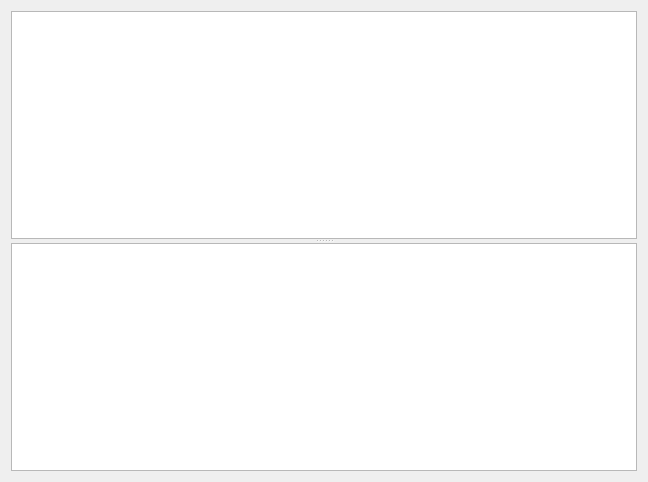
<?xml version="1.0" encoding="UTF-8"?>
<ui version="4.0">
 <class>ScriptUnitView</class>
 <widget class="QWidget" name="ScriptUnitView">
  <property name="geometry">
   <rect>
    <x>0</x>
    <y>0</y>
    <width>648</width>
    <height>482</height>
   </rect>
  </property>
  <property name="windowTitle">
   <string>Form</string>
  </property>
  <layout class="QHBoxLayout" name="horizontalLayout">
   <item>
    <widget class="QSplitter" name="splitter">
     <property name="orientation">
      <enum>Qt::Vertical</enum>
     </property>
     <widget class="QTextEdit" name="scriptEditor">
      <property name="acceptRichText">
       <bool>false</bool>
      </property>
      <property name="textInteractionFlags">
       <set>Qt::LinksAccessibleByKeyboard|Qt::LinksAccessibleByMouse|Qt::TextBrowserInteraction|Qt::TextEditable|Qt::TextEditorInteraction|Qt::TextSelectableByKeyboard|Qt::TextSelectableByMouse</set>
      </property>
     </widget>
     <widget class="QTextEdit" name="outputEditor">
      <property name="documentTitle">
       <string>Script output</string>
      </property>
      <property name="readOnly">
       <bool>true</bool>
      </property>
     </widget>
    </widget>
   </item>
  </layout>
 </widget>
 <resources/>
 <connections/>
</ui>
